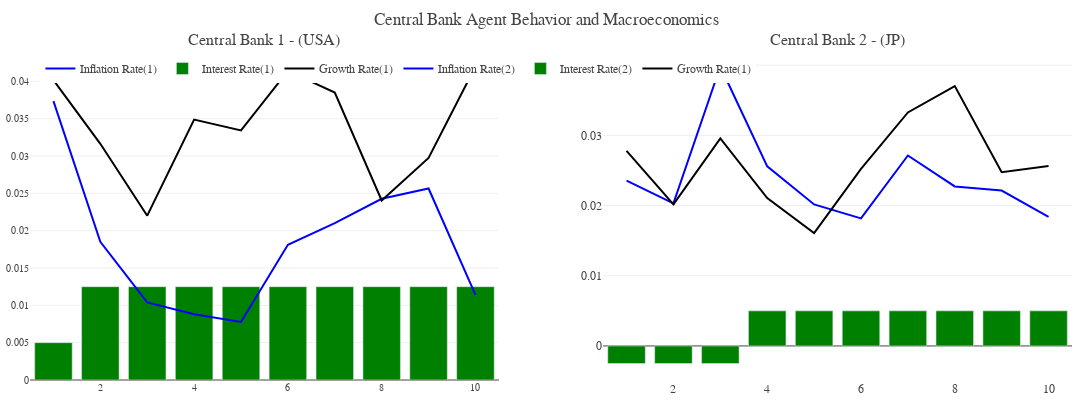

Notebook code for this chart:
### Markdown cell above
### Central Bank Detail

### Code cell
import plotly.graph_objs as go
from plotly.subplots import make_subplots


def plot_central_bank(model_results):

    steps_data = model_results['Step'].values
    interest_rate_1_data, interest_rate_2_data = zip(*model_results['interest_rate'].values)
    inflation_rate_1_data, inflation_rate_2_data = zip(*model_results['inflation_rate'].values)

    growth_rate_1_data, growth_rate_2_data = zip(*model_results['growth_rate'].values)
    target_interest_rate_1_data, target_interest_rate_2_data = zip(*model_results['target_interest_rate'].values)
    target_inflation_rate_1_data, target_inflation_rate_2_data = zip(*model_results['target_inflation_rate'].values)


    fig = make_subplots(rows = 1, cols = 2, subplot_titles=['Central Bank 1 - (USA)', 'Central Bank 2 - (JP)'])
    temp = dict(layout=go.Layout(font=dict(family="Franklin Gothic", size = 12)))

    inflation_rate_1 = go.Scatter(x = steps_data, y = inflation_rate_1_data, name = 'Inflation Rate(1)', mode = 'lines', line = dict(color = 'blue'))
    growth_rate_1 = go.Scatter(x = steps_data, y = growth_rate_1_data, name = 'Growth Rate(1)', mode = 'lines', line = dict(color = 'black'))
    interest_rate_1 = go.Bar(x = steps_data, y = interest_rate_1_data, name = 'Interest Rate(1)', marker = dict(color = 'green'))

    inflation_rate_2 = go.Scatter(x = steps_data, y = inflation_rate_2_data, name = 'Inflation Rate(2)', mode = 'lines', line = dict(color = 'blue'))
    growth_rate_2 = go.Scatter(x = steps_data, y = growth_rate_2_data, name = 'Growth Rate(1)', mode = 'lines', line = dict(color = 'black'))
    interest_rate_2 = go.Bar(x = steps_data, y = interest_rate_2_data, name = 'Interest Rate(2)', marker = dict(color = 'green'))


    fig.add_trace(inflation_rate_1, row = 1, col = 1)
    fig.add_trace(interest_rate_1, row = 1, col = 1)
    fig.add_trace(growth_rate_1, row = 1, col = 1)
    fig.add_trace(inflation_rate_2, row = 1, col = 2)
    fig.add_trace(interest_rate_2, row = 1, col = 2)
    fig.add_trace(growth_rate_2, row = 1, col = 2)

    fig.update_layout(title_text = 'Central Bank Agent Behavior and Macroeconomics', showlegend=True)

    fig.update_layout(template = temp,
                    hovermode = 'closest',
                    margin = dict(l = 30, r = 20, t = 50, b = 20),
                    height = 400, 
                    width = 1200, 
                    showlegend = True,
                    xaxis = dict(tickfont=dict(size=10)),  
                    yaxis = dict(side = "left", tickfont = dict(size=10)),
                    xaxis_showgrid = False, 
                    legend = dict(yanchor = "bottom", y = 0.9, xanchor = "left", x = 0.01,  orientation="h"))

    return fig 


plot_central_bank(model_results)

### Figure 1 — Plotly figure (JSON) as saved in the notebook; plotly's stock layout.template omitted (floating-point values rounded to 4 significant figures)
{"data": [{"line": {"color": "blue"}, "mode": "lines", "name": "Inflation Rate(1)", "type": "scatter", "x": [1, 2, 3, 4, 5, 6, 7, 8, 9, 10], "xaxis": "x", "y": [0.03735, 0.01851, 0.0104, 0.008821, 0.007779, 0.01811, 0.02101, 0.02427, 0.02565, 0.01139], "yaxis": "y"}, {"marker": {"color": "green"}, "name": "Interest Rate(1)", "type": "bar", "x": [1, 2, 3, 4, 5, 6, 7, 8, 9, 10], "xaxis": "x", "y": [0.005, 0.0125, 0.0125, 0.0125, 0.0125, 0.0125, 0.0125, 0.0125, 0.0125, 0.0125], "yaxis": "y"}, {"line": {"color": "black"}, "mode": "lines", "name": "Growth Rate(1)", "type": "scatter", "x": [1, 2, 3, 4, 5, 6, 7, 8, 9, 10], "xaxis": "x", "y": [0.04016, 0.03163, 0.02201, 0.03487, 0.03343, 0.0414, 0.03851, 0.02404, 0.02974, 0.04199], "yaxis": "y"}, {"line": {"color": "blue"}, "mode": "lines", "name": "Inflation Rate(2)", "type": "scatter", "x": [1, 2, 3, 4, 5, 6, 7, 8, 9, 10], "xaxis": "x2", "y": [0.02356, 0.0203, 0.03981, 0.02559, 0.02016, 0.01817, 0.02714, 0.02273, 0.02213, 0.01839], "yaxis": "y2"}, {"marker": {"color": "green"}, "name": "Interest Rate(2)", "type": "bar", "x": [1, 2, 3, 4, 5, 6, 7, 8, 9, 10], "xaxis": "x2", "y": [-0.0025, -0.0025, -0.0025, 0.005, 0.005, 0.005, 0.005, 0.005, 0.005, 0.005], "yaxis": "y2"}, {"line": {"color": "black"}, "mode": "lines", "name": "Growth Rate(1)", "type": "scatter", "x": [1, 2, 3, 4, 5, 6, 7, 8, 9, 10], "xaxis": "x2", "y": [0.02778, 0.02016, 0.02958, 0.02106, 0.0161, 0.02523, 0.03327, 0.03702, 0.02475, 0.02563], "yaxis": "y2"}], "layout": {"annotations": [{"font": {"size": 16}, "showarrow": false, "text": "Central Bank 1 - (USA)", "x": 0.225, "xanchor": "center", "xref": "paper", "y": 1, "yanchor": "bottom", "yref": "paper"}, {"font": {"size": 16}, "showarrow": false, "text": "Central Bank 2 - (JP)", "x": 0.775, "xanchor": "center", "xref": "paper", "y": 1, "yanchor": "bottom", "yref": "paper"}], "height": 400, "hovermode": "closest", "legend": {"orientation": "h", "x": 0.01, "xanchor": "left", "y": 0.9, "yanchor": "bottom"}, "margin": {"b": 20, "l": 30, "r": 20, "t": 50}, "showlegend": true, "title": {"text": "Central Bank Agent Behavior and Macroeconomics"}, "width": 1200, "xaxis": {"anchor": "y", "domain": [0, 0.45], "showgrid": false, "tickfont": {"size": 10}}, "xaxis2": {"anchor": "y2", "domain": [0.55, 1]}, "yaxis": {"anchor": "x", "domain": [0, 1], "side": "left", "tickfont": {"size": 10}}, "yaxis2": {"anchor": "x2", "domain": [0, 1]}}}
